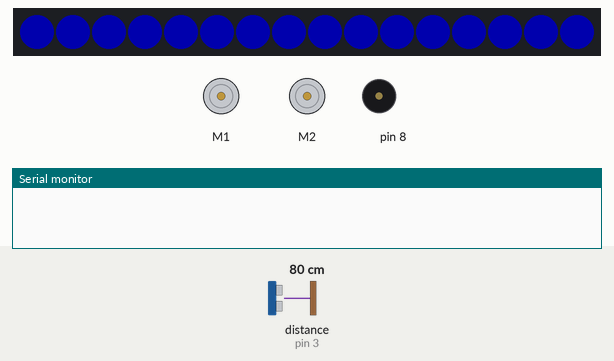
Bench run of a sketch on a simulated Arduino Uno, built with avr-gcc and run on an emulated ATmega328P. Shown: 16 RGB LEDs in strip order, left to right, 2 × DC motor (green arrow = forward, orange = backward, longer = faster), buzzer (waves = sounding), the last lines printed to the serial monitor. The inputs (shaded band) are chosen by the test bench; at power-on: distance to the obstacle (sensor on pin 3) 80 cm. Dim RGB values are drawn brighter than linear.

Above: at 0.5 s.
At 2.6 s:
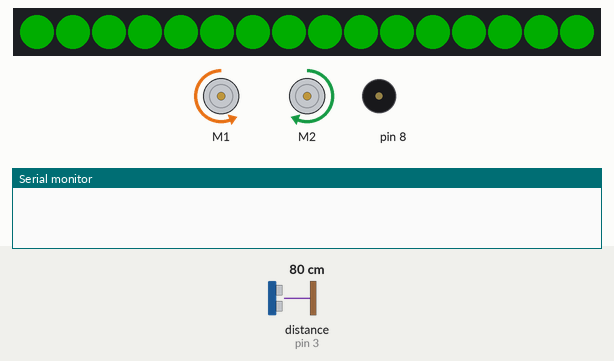
2.7 s: distance to the obstacle (sensor on pin 3) set to 47 cm
4.2 s: distance to the obstacle (sensor on pin 3) set to 41 cm
At 5.2 s:
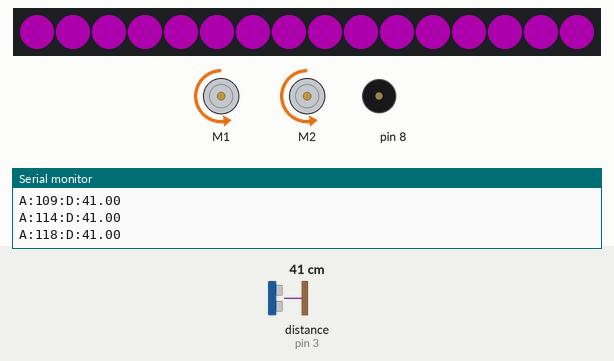
7.2 s: distance to the obstacle (sensor on pin 3) set to 250 cm
At 8.47 s:
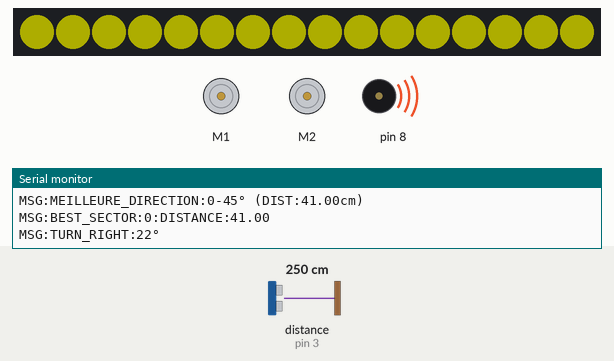
Timing chart, 0 to 10.2 s (numbered marks = the images above; inputs shaded):
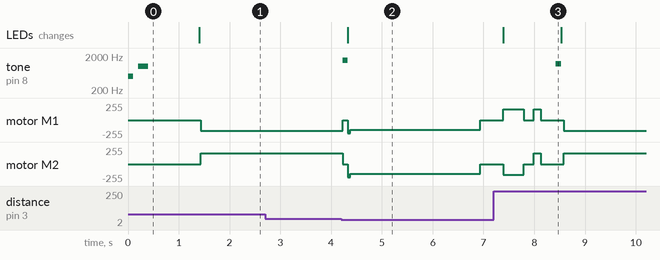

Measured:
- the behaviour switches between 45 and 44 cm on distance to the obstacle (sensor on pin 3) (found by bisection; images 1 and 2)
- after the input at 2.7 s, every drawn part: stays the same
- after the input at 4.2 s, tone on pin 8: silent → 1500 Hz at once, → silent 0.10 s later; motor M1: backward 160/255 → stopped at once, → backward 145/255 0.10 s later, → stopped 2.6 s later; motor M2: forward 160/255 → stopped at once, → backward 145/255 0.10 s later, → stopped 2.6 s later; the LEDs: change after 0.13 s (image 2)
- after the input at 7.2 s, tone on pin 8: goes on until 8.5 s, then stays silent
- what the display in image 3 shows lasts 1.1 s, from 7.4 s to 8.5 s

The sketch:

code_radar.ino
```cpp
/*
 * ROBOT RADAR AUTONOME - VERSION INTELLIGENTE
 * Le robot scanne 360° et se dirige vers la zone la plus dégagée
 */

#include <MeMCore.h>

// --- CONFIGURATION MATERIELLE ---
MeUltrasonicSensor ultr(PORT_3);
MeDCMotor MotorL(M1);
MeDCMotor MotorR(M2);
MeRGBLed rgb(7, 2);
MeBuzzer buzzer;

// --- REGLAGES FINS ---
const int SPEED_FWD = 160;
const int SPEED_SCAN = 145;
const int SPEED_TURN = 160;
const int MOTOR_KICK = 200;

// Temps (ms)
const unsigned long DUREE_SCAN_360 = 2600;
const unsigned long DUREE_TURN_90 = 550;
const unsigned long DELAI_SCAN_AUTO = 10000;

// Distances (cm)
const int SEUIL_OBSTACLE = 45;
const int DIST_MAX = 400;

// ✅ Configuration du scan sectorisé (8 directions)
const int NB_SECTEURS = 8;  // Diviser le cercle en 8 directions
float secteurDistances[8] = {0};  // Stocker la distance max de chaque secteur
int secteurCounts[8] = {0};       // Nombre de mesures par secteur

// --- ETATS DU ROBOT ---
enum RobotState {
  IDLE,
  MOVING,
  SCANNING,
  AVOIDING
};

RobotState currentState = IDLE;

// --- VARIABLES GLOBALES ---
unsigned long stateStartTime = 0;
unsigned long lastScanTime = 0;
int bestSector = 0;  // ✅ Secteur avec la plus grande distance
float maxDistance = 0;  // ✅ Distance maximale trouvée

void setup() {
  Serial.begin(9600);
  rgb.setNumber(16);

  // Séquence de démarrage
  rgb.setColor(0, 0, 50);
  rgb.show();
  buzzer.tone(500, 100);
  delay(100);
  buzzer.tone(1000, 200);

  delay(1000);
  changeState(MOVING);
}

void loop() {
  switch (currentState) {
    case MOVING:
      manageMoving();
      break;

    case SCANNING:
      manageScanning();
      break;

    case AVOIDING:
      break;
  }
}

// --- GESTIONNAIRES D'ETATS ---

void manageMoving() {
  float dist = getFilteredDistance();

  // Obstacle détecté
  if (dist > 0 && dist < SEUIL_OBSTACLE) {
    Stop();
    buzzer.tone(1500, 100);
    Serial.println("EVENT:OBSTACLE_DETECTED");
    changeState(SCANNING);
    return;
  }

  // Scan périodique
  if (millis() - lastScanTime > DELAI_SCAN_AUTO) {
    Stop();
    Serial.println("EVENT:AUTO_SCAN");
    changeState(SCANNING);
    return;
  }

  Forward();
}

void manageScanning() {
  unsigned long timeInScan = millis() - stateStartTime;

  // Fin du scan ?
  if (timeInScan >= DUREE_SCAN_360) {
    Stop();
    Serial.println("EVENT:SCAN_COMPLETE");

    // ✅ ANALYSE: Trouver le secteur avec la plus grande distance moyenne
    findBestDirection();

    // ✅ Afficher les résultats
    Serial.print("MSG:BEST_SECTOR:");
    Serial.print(bestSector);
    Serial.print(":DISTANCE:");
    Serial.println(maxDistance);

    // ✅ Tourner vers la meilleure direction
    performAvoidance(bestSector);

    lastScanTime = millis();
    changeState(MOVING);
    return;
  }

  // --- LOGIQUE DE SCAN ---

  // Calcul de l'angle courant
  float progress = (float)timeInScan / DUREE_SCAN_360;
  int currentAngle = (int)(progress * 360);

  // Lecture capteur
  float dist = ultr.distanceCm();
  if (dist == 0 || dist > DIST_MAX) dist = DIST_MAX;

  // Envoi données
  Serial.print("A:");
  Serial.print(currentAngle);
  Serial.print(":D:");
  Serial.println(dist);

  // ✅ ACCUMULATION PAR SECTEUR
  // Chaque secteur = 45° (360/8)
  int secteur = currentAngle / 45;
  if (secteur >= NB_SECTEURS) secteur = NB_SECTEURS - 1;

  // Garder la distance MAX du secteur (pas la moyenne)
  if (dist > secteurDistances[secteur]) {
    secteurDistances[secteur] = dist;
  }
  secteurCounts[secteur]++;

  delay(30);
}

// --- ✅ FONCTION D'ANALYSE INTELLIGENTE ---
void findBestDirection() {
  maxDistance = 0;
  bestSector = 0;

  Serial.println("MSG:ANALYSE_SECTEURS");

  // Trouver le secteur avec la plus grande distance
  for (int i = 0; i < NB_SECTEURS; i++) {
    // Afficher les résultats de chaque secteur
    Serial.print("SECTEUR:");
    Serial.print(i);
    Serial.print("(");
    Serial.print(i * 45);
    Serial.print("-");
    Serial.print((i + 1) * 45);
    Serial.print("°):DIST_MAX:");
    Serial.print(secteurDistances[i]);
    Serial.print(":MESURES:");
    Serial.println(secteurCounts[i]);

    // Trouver le maximum
    if (secteurDistances[i] > maxDistance) {
      maxDistance = secteurDistances[i];
      bestSector = i;
    }
  }

  Serial.print("MSG:MEILLEURE_DIRECTION:");
  Serial.print(bestSector * 45);
  Serial.print("-");
  Serial.print((bestSector + 1) * 45);
  Serial.print("° (DIST:");
  Serial.print(maxDistance);
  Serial.println("cm)");
}

// --- ✅ EVITEMENT VERS LA MEILLEURE DIRECTION ---
void performAvoidance(int sector) {
  rgb.setColor(50, 50, 0);
  rgb.show();

  // 1. Recul de sécurité
  Backward();
  delay(400);
  Stop();
  delay(200);

  // 2. ✅ Calculer l'angle à tourner
  // Secteur 0 = 0-45° (devant droite)
  // Secteur 1 = 45-90° (droite)
  // Secteur 2 = 90-135° (arrière droite)
  // Secteur 3 = 135-180° (arrière)
  // Secteur 4 = 180-225° (arrière gauche)
  // Secteur 5 = 225-270° (gauche)
  // Secteur 6 = 270-315° (avant gauche)
  // Secteur 7 = 315-360° (devant gauche)

  int angleCible = sector * 45 + 22;  // Milieu du secteur
  int angleTourner = angleCible;

  // Si l'angle est > 180°, tourner dans l'autre sens
  if (angleTourner > 180) {
    angleTourner = 360 - angleTourner;
    Serial.print("MSG:TURN_LEFT:");
    Serial.print(angleTourner);
    Serial.println("°");

    TurnLeft();
    // Temps proportionnel à l'angle (550ms pour 90°)
    delay((unsigned long)(DUREE_TURN_90 * angleTourner / 90.0));
  } else {
    Serial.print("MSG:TURN_RIGHT:");
    Serial.print(angleTourner);
    Serial.println("°");

    TurnRight();
    delay((unsigned long)(DUREE_TURN_90 * angleTourner / 90.0));
  }

  Stop();
  delay(300);

  buzzer.tone(1200, 100);  // Confirmation sonore

  rgb.setColor(0, 50, 0);
  rgb.show();
}

void changeState(RobotState newState) {
  Stop();
  currentState = newState;
  stateStartTime = millis();

  if (newState == SCANNING) {
    rgb.setColor(50, 0, 50);
    rgb.show();

    // ✅ Reset des données de scan
    for (int i = 0; i < NB_SECTEURS; i++) {
      secteurDistances[i] = 0;
      secteurCounts[i] = 0;
    }
    maxDistance = 0;
    bestSector = 0;

    // Impulsion de démarrage
    MotorL.run(-MOTOR_KICK);
    MotorR.run(-MOTOR_KICK);
    delay(50);
    MotorL.run(-SPEED_SCAN);
    MotorR.run(-SPEED_SCAN);
  }
  else if (newState == MOVING) {
    rgb.setColor(0, 50, 0);
    rgb.show();
  }
}

// --- FILTRE MEDIAN ---
float getFilteredDistance() {
  float d1 = ultr.distanceCm();
  delay(5);
  float d2 = ultr.distanceCm();
  delay(5);
  float d3 = ultr.distanceCm();

  if(d1 == 0) d1 = DIST_MAX;
  if(d2 == 0) d2 = DIST_MAX;
  if(d3 == 0) d3 = DIST_MAX;

  if ((d1 <= d2 && d2 <= d3) || (d3 <= d2 && d2 <= d1)) return d2;
  if ((d2 <= d1 && d1 <= d3) || (d3 <= d1 && d1 <= d2)) return d1;
  return d3;
}

// --- MOTEURS ---
void Forward() { MotorL.run(-SPEED_FWD); MotorR.run(SPEED_FWD); }
void Backward() { MotorL.run(SPEED_FWD); MotorR.run(-SPEED_FWD); }
void TurnLeft() { MotorL.run(-SPEED_TURN); MotorR.run(-SPEED_TURN); }
void TurnRight() { MotorL.run(SPEED_TURN); MotorR.run(SPEED_TURN); }
void Stop() { MotorL.run(0); MotorR.run(0); }
```
